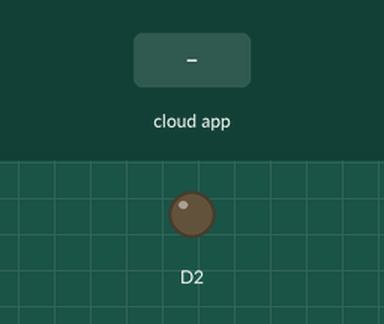
This sketch was run on a simulated ESP8266 (NodeMCU). Parts: output pins drawn as LEDs (lit = HIGH). Inputs (shaded band) come from the test bench. WiFi joins after 1.5 s; servers stay silent unless stated; the Firebase database answers and starts empty; what the sketch prints to the serial monitor is not drawn.

Above: at 2.7 s.
2.8 s: the phone or cloud app sets light to 1
At 4.1 s:
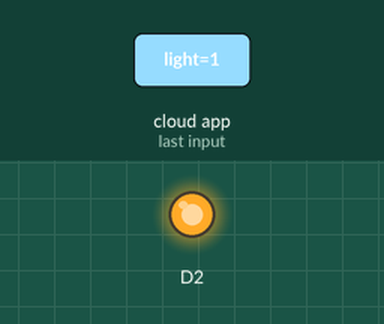
4.8 s: the phone or cloud app sets light to 0
At 6.0 s:
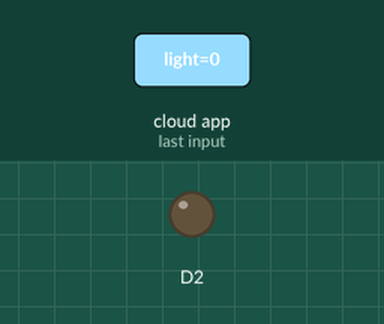
Timing chart, 0 to 7.8 s (numbered marks = the images above; inputs shaded):
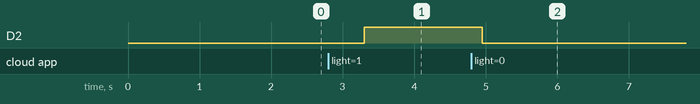

Measured:
- after the input at 2.8 s, D2: LOW → HIGH after 0.50 s
- after the input at 4.8 s, D2: HIGH → LOW after 0.15 s

The sketch:

nodemcu_code.ino
```cpp
#include "FirebaseESP8266.h"
#include <ESP8266WiFi.h>

#define FIREBASE_HOST "flutter-iot-f1373.firebaseio.com"
#define FIREBASE_AUTH "wo6h4ujqr52wplaf0w3Vq1vq0840pTLBGUbr2BaW"
#define WIFI_SSID "BRINE SOFTWARE SOLUTION PVT LTD"
#define WIFI_PASSWORD "12345678"


FirebaseData firebaseData;
FirebaseJson json;

void printResult(FirebaseData &data);


void setup()
{
  pinMode(D2, OUTPUT);
  digitalWrite(D2, LOW);
  Serial.begin(115200);
  WiFi.begin(WIFI_SSID, WIFI_PASSWORD);
  Serial.print("Connecting to Wi-Fi");
  while (WiFi.status() != WL_CONNECTED)
  {
    Serial.print(".");
    delay(300);
  }
  Serial.println();
  Serial.print("Connected with IP: ");
  Serial.println(WiFi.localIP());
  Serial.println();

  Firebase.begin(FIREBASE_HOST, FIREBASE_AUTH);
  Firebase.reconnectWiFi(true);
  firebaseData.setBSSLBufferSize(1024, 1024);
  firebaseData.setResponseSize(1024);
  Firebase.setReadTimeout(firebaseData, 100 * 60);
  Firebase.setwriteSizeLimit(firebaseData, "tiny");

}

void loop()
{

  if(Firebase.getBool(firebaseData, "light")){
     Serial.println(firebaseData.boolData());
     digitalWrite(D2,firebaseData.boolData());
  }
  delay(400);
}
```
